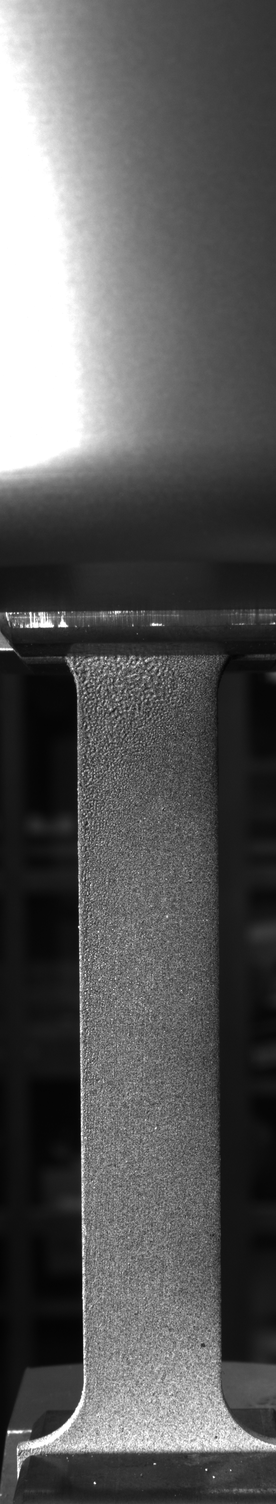
#> input picture examples/quickstart/01_tension_without_holes/image_0000.png, 276 x 1504 px; its folder holds only this picture in this run
$ python -i io_utils.py   (imports and definitions only)
#> lines starting #> are read from the running program, lines starting #| are printed output that depends on the picture; after the words box and inside, x2 and y2 are one past the last pixel; in counts of white or black regions, pixels touching at a corner belong together
"""Image and mask loading utilities with Unicode-safe I/O and multi-bit-depth support.

All reading uses np.fromfile + cv2.imdecode to handle Windows paths
containing CJK or other non-ASCII characters (cv2.imread fails on those).

Supported bit depths: uint8, uint16, uint32, float32/float64.
Supported formats: tif, tiff, png, bmp, jpg, jpeg, jp2, webp.
"""

from __future__ import annotations

from pathlib import Path

import cv2
import numpy as np
from numpy.typing import NDArray


# ──────────────────────────────────────────────────────────────────
# Low-level helpers (shared by load_images, load_masks, read_mask_as_bool)
# ──────────────────────────────────────────────────────────────────


def _read_unchanged(path: str | Path) -> NDArray:
    """Read an image preserving original bit depth and channel count.

    Uses np.fromfile + cv2.imdecode for Unicode-safe path handling.

    Raises:
        FileNotFoundError: If the file does not exist.
        IOError: If the file cannot be decoded.
    """
    file_path = Path(path)
    if not file_path.exists():
        raise FileNotFoundError(f"Image file not found: {path}")
    buf = np.fromfile(str(file_path), dtype=np.uint8)
    img = cv2.imdecode(buf, cv2.IMREAD_UNCHANGED)
#> img is the input picture: shape (1504, 276); min 3, max 255, mean 88.9
    if img is None:
        raise IOError(f"Failed to decode image: {path}")
    return img


def _to_grayscale(img: NDArray) -> NDArray:
    """Convert multi-channel image to single channel, preserving dtype."""
    if img.ndim == 3:
        if img.shape[2] == 4:
            return cv2.cvtColor(img, cv2.COLOR_BGRA2GRAY)
        return cv2.cvtColor(img, cv2.COLOR_BGR2GRAY)
    return img


# [13 lines left out: function _normalize_to_float64, not called in this run]


def _to_uint8(img: NDArray) -> NDArray[np.uint8]:
    """Convert any bit depth to uint8 [0, 255]."""
    if img.dtype == np.uint8:
        return img
    if img.dtype == np.uint16:
        return (img / 256).astype(np.uint8)
    if img.dtype == np.uint32:
        return (img / 16777216).astype(np.uint8)
    if np.issubdtype(img.dtype, np.floating):
        return np.clip(img * 255.0, 0, 255).astype(np.uint8)
    info = np.iinfo(img.dtype)
    return (img.astype(np.float64) / info.max * 255).astype(np.uint8)


def _threshold_mask(gray_u8: NDArray[np.uint8]) -> NDArray[np.bool_]:
    """Binarize a uint8 mask supporting both 0/1 and 0/255 encodings.

    Detects the encoding by the maximum pixel value after uint8
    conversion:
      * ``max <= 1``  -> treat as 0/1 mask, binarize via ``> 0``.
      * ``max  > 1``  -> treat as 0/255 (or grayscale) mask,
                         binarize via ``> 127``.
    """
    if gray_u8.max() <= 1:
        return gray_u8 > 0
    return gray_u8 > 127
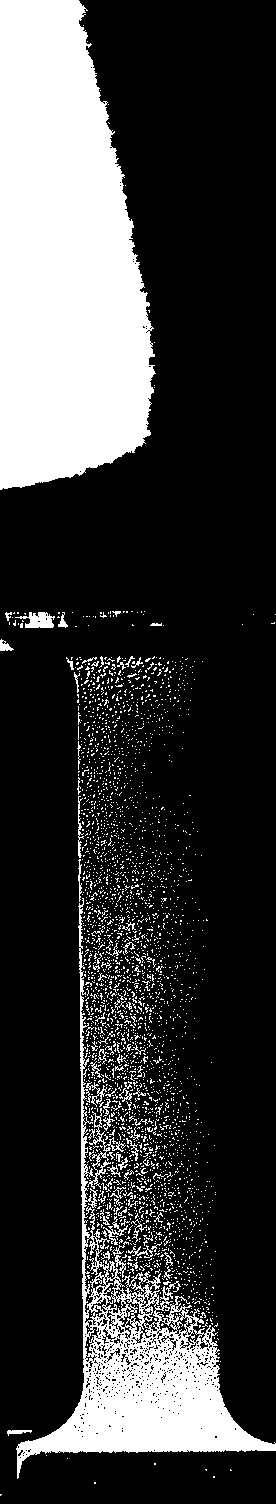
#> returned value: shape (1504, 276) bool; 22.8% white; 2981 white regions (2897 under 20 px), largest, box (x1, y1, x2, y2) and area: (0, 0, 156, 490) 59744, (16, 898, 276, 1479) 23001, (15, 612, 55, 628) 380


# ──────────────────────────────────────────────────────────────────
# Public API
# ──────────────────────────────────────────────────────────────────


# [64 lines left out: functions load_images, load_masks, not called in this run]


def read_mask_as_bool(
    path: str | Path,
    target_shape: tuple[int, int] | None = None,
) -> NDArray[np.bool_]:
    """Read a single mask image as a boolean array.

    Supports all bit depths and file formats.  Unicode-safe on Windows.
    Auto-detects 0/1 vs 0/255 encoding (see :func:`_threshold_mask`).

    Args:
        path: Path to the mask image file.
        target_shape: Optional (H, W) to resize to (nearest-neighbour)
            if dimensions differ.

    Returns:
        (H, W) boolean mask array.

    Raises:
        FileNotFoundError: If the file does not exist.
        IOError: If the file cannot be decoded.
    """
    raw = _read_unchanged(path)
    gray = _to_grayscale(raw)
    gray_u8 = _to_uint8(gray)
    if target_shape is not None and gray_u8.shape[:2] != target_shape:
        gray_u8 = cv2.resize(
            gray_u8,
            (target_shape[1], target_shape[0]),
            interpolation=cv2.INTER_NEAREST,
        )
    return _threshold_mask(gray_u8)

>>> result = read_mask_as_bool('../../../examples/quickstart/01_tension_without_holes/image_0000.png')
